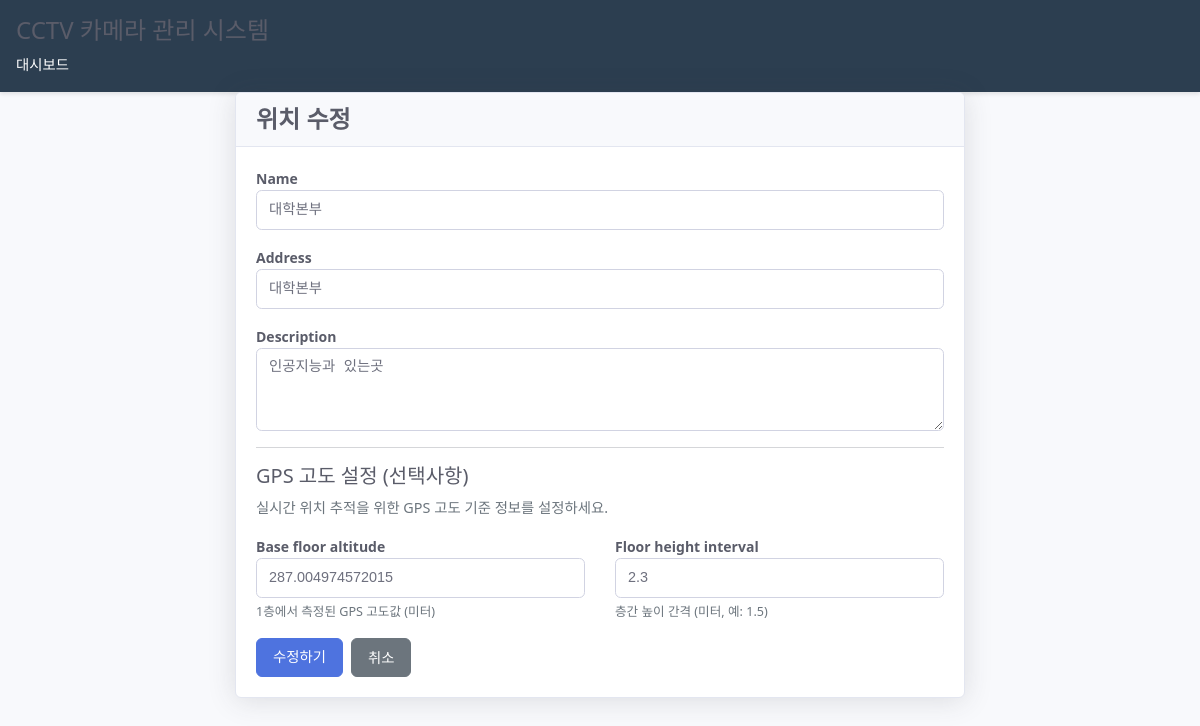
Page /map/locations/3/edit/ (signed in) on the earlier database version.
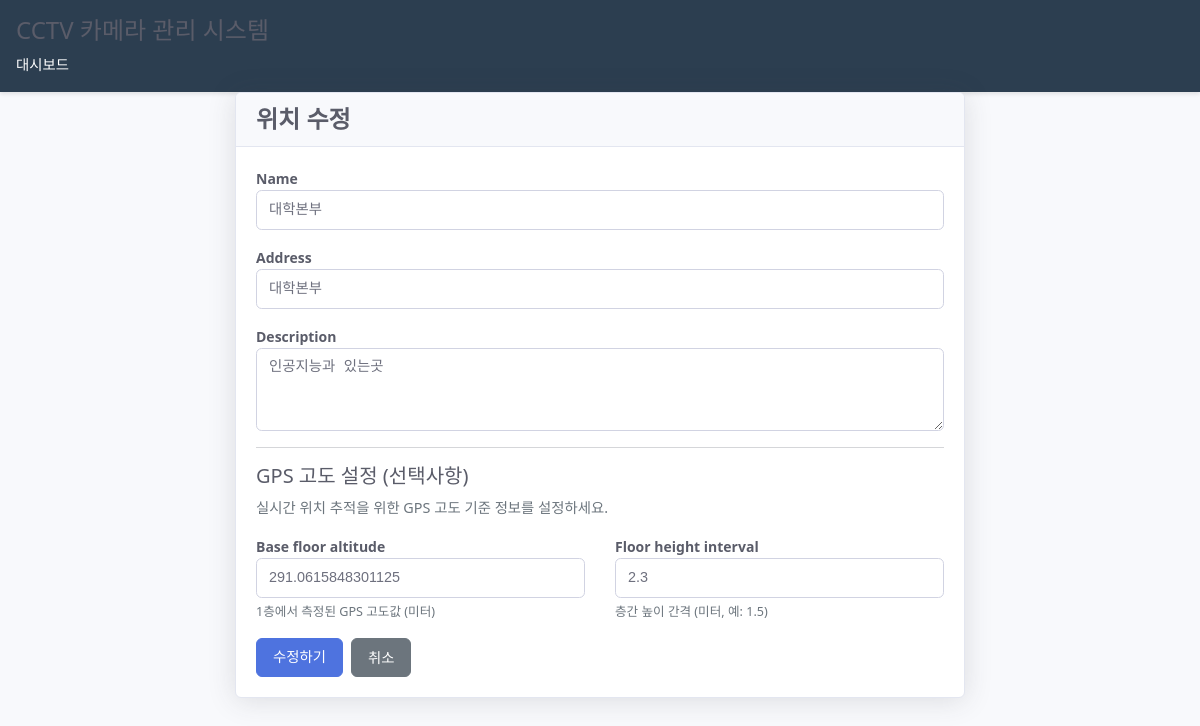
Same page on the later database version.
### map/models.py (models this page shows, shortened)
class Location(models.Model):
    name = models.CharField(max_length=100, help_text="건물명 (예: 대학본부, 공학관)")
    address = models.CharField(max_length=200, blank=True, help_text="주소")
    description = models.TextField(blank=True, help_text="설명")
    base_floor_altitude = models.FloatField(
        null=False, blank=False,
        help_text="1층 기준 GPS 고도 (미터, 예: 100.0)"
    )
    floor_height_interval = models.FloatField(
        null=False, blank=False,
        help_text="층간 높이 간격 (미터, 예: 1.5)"
    )
    created_at = models.DateTimeField(auto_now_add=True)
    class Meta:
        verbose_name = "위치"
        verbose_name_plural = "위치들"
        ordering = ['name']

### map/views.py (the view, shortened to what this page needs)
# urls.py: path('locations/<int:pk>/edit/', views.LocationUpdateView.as_view(), name='location_edit'),
@method_decorator(login_required, name='dispatch')
class LocationUpdateView(UpdateView):
    model = Location
    form_class = LocationForm
    template_name = 'map/location_form.html'
    success_url = reverse_lazy('map:location_list')

### map/forms.py (shortened to what this page needs)
class LocationForm(forms.ModelForm):
    class Meta:
        model = Location
        fields = ['name', 'address', 'description', 'base_floor_altitude', 'floor_height_interval']
        widgets = {
            'name': forms.TextInput(attrs={'class': 'form-control', 'placeholder': '위치명을 입력하세요'}),
            'address': forms.TextInput(attrs={'class': 'form-control', 'placeholder': '주소를 입력하세요 (선택사항)'}),
            'description': forms.Textarea(attrs={'class': 'form-control', 'rows': 3, 'placeholder': '설명을 입력하세요 (선택사항)'}),
            'base_floor_altitude': forms.NumberInput(attrs={
                'class': 'form-control',
                'step': '0.1',
                'placeholder': '예: 100.0 (미터)'
            }),
            'floor_height_interval': forms.NumberInput(attrs={
                'class': 'form-control',
                'step': '0.1',
                'placeholder': '예: 1.5 (미터)'
            })
        }

### map/templates/map/location_form.html (shortened to what this page needs)
{% extends 'map/base.html' %}
{% load static %}
{% block extra_css %}
<link rel="stylesheet" href="{% static 'map/css/map_admin.css' %}">
{% endblock %}
{% block content %}
<div class="container">
    <div class="row justify-content-center">
        <div class="col-md-8">
            <div class="card">
                <div class="card-header">
                    <h4>{% if object %}위치 수정{% else %}새 위치 추가{% endif %}</h4>
                </div>
                <div class="card-body">
                    <form method="post">
                        <div class="mb-3">
                            <label for="{{ form.name.id_for_label }}" class="form-label">{{ form.name.label }}</label>
                            {{ form.name }}
                        </div>
                        <div class="mb-3">
                            <label for="{{ form.address.id_for_label }}" class="form-label">{{ form.address.label }}</label>
                            {{ form.address }}
                        </div>
                        <div class="mb-3">
                            <label for="{{ form.description.id_for_label }}" class="form-label">{{ form.description.label }}</label>
                            {{ form.description }}
                        </div>
                        <hr>
                        <h5>GPS 고도 설정 (선택사항)</h5>
                        <p class="text-muted">실시간 위치 추적을 위한 GPS 고도 기준 정보를 설정하세요.</p>
                        <div class="row">
                            <div class="col-md-6">
                                <div class="mb-3">
                                    <label for="{{ form.base_floor_altitude.id_for_label }}" class="form-label">{{ form.base_floor_altitude.label }}</label>
                                    {{ form.base_floor_altitude }}
                                    <div class="form-text">1층에서 측정된 GPS 고도값 (미터)</div>
                                </div>
                            </div>
                            <div class="col-md-6">
                                <div class="mb-3">
                                    <label for="{{ form.floor_height_interval.id_for_label }}" class="form-label">{{ form.floor_height_interval.label }}</label>
                                    {{ form.floor_height_interval }}
                                    <div class="form-text">층간 높이 간격 (미터, 예: 1.5)</div>
                                </div>
                            </div>
                        </div>
                        <div class="d-flex gap-2">
                            <button type="submit" class="btn btn-primary">
                                {% if object %}수정하기{% else %}추가하기{% endif %}
                            </button>
                            <a href="{% url 'map:location_list' %}" class="btn btn-secondary">취소</a>
                        </div>
                    </form>
                </div>
            </div>
        </div>
    </div>
</div>
{% endblock %}

Differences in the rows shown:
changed Location "대학본부": base_floor_altitude "287.004974572015" → "291.0615848301125"
